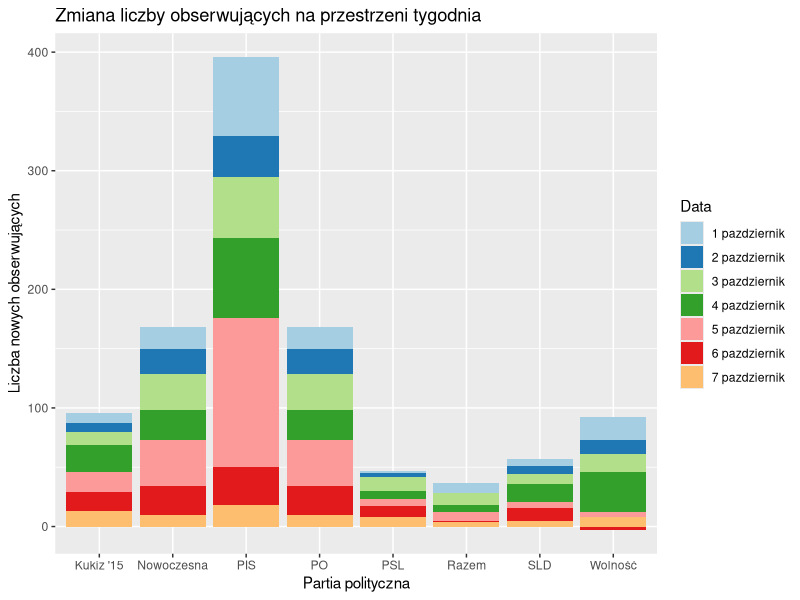
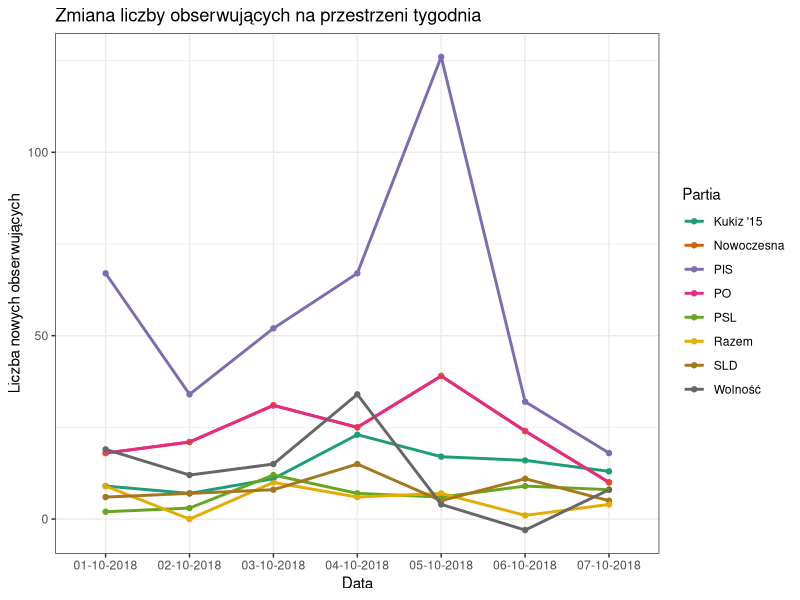

Generate these figures, in order, with R:
## ---- chunk 1
knitr::opts_chunk$set(echo = TRUE)
library(ggplot2)
library(readxl)
## ---- chunk 2
df <- read_excel("obserwujacy.xlsx", sheet = 1)
## ---- chunk 3
ggplot(data = df, aes(x = Partia, y = Liczba, fill = Data)) +
  geom_bar(stat = "identity") + 
  scale_fill_brewer(palette = "Paired")  + 
  labs(x = "Partia polityczna", y = "Liczba nowych obserwujących") +
  ggtitle("Zmiana liczby obserwujących na przestrzeni tygodnia")

## ---- chunk 4
df$Data <-  paste0("0", sub(" .*", "", df$Data), "-10-2018")
## ---- chunk 5
ggplot(df, mapping = aes(x = Data, y = Liczba, col = Partia, group = Partia)) + 
  geom_point() + 
  geom_line(size = 1) + 
  labs(y = "Liczba nowych obserwujących") + 
  ggtitle("Zmiana liczby obserwujących na przestrzeni tygodnia") + 
  scale_color_manual(values = c("#1b9e77", "#d95f02", "#7570b3", "#e7298a", "#66a61e", "#e6ab02", "#a6761d", "#666666")) +
  theme_bw()
